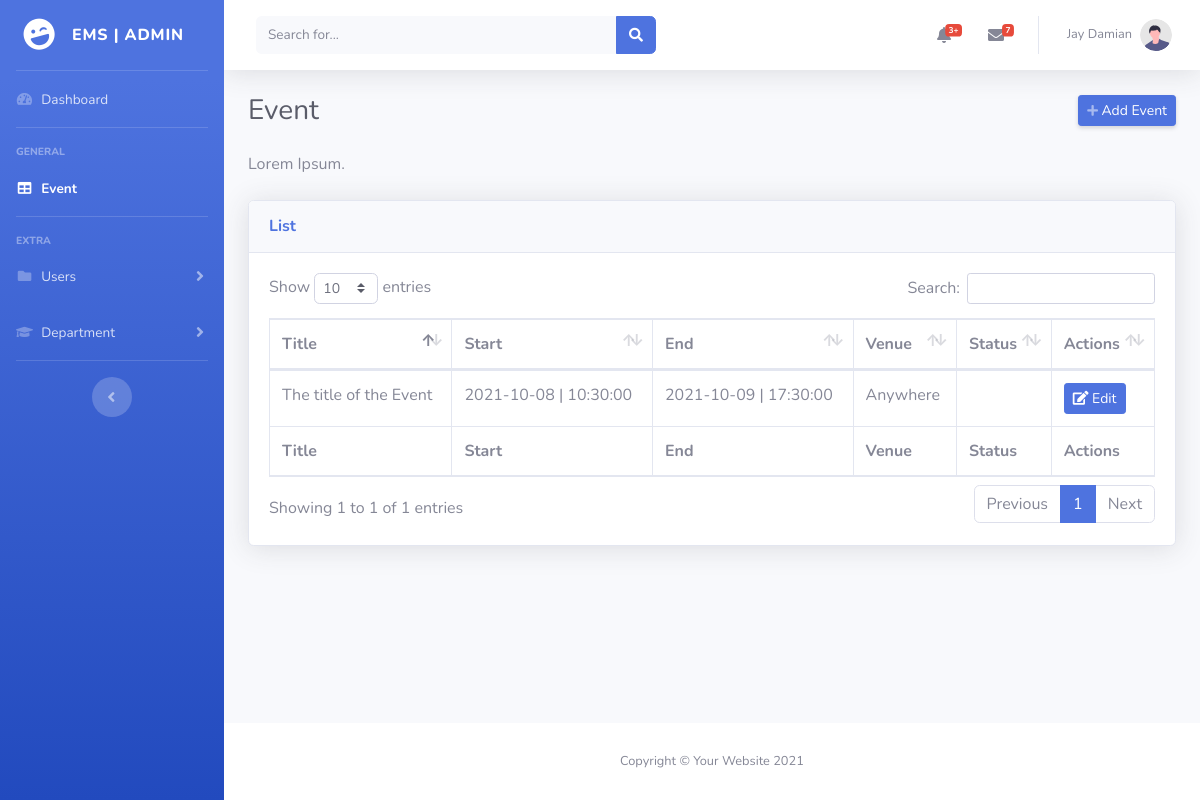
The app's page /admin/event.php (signed in) with its own data.
### tables this page shows
CREATE TABLE `tbl_users` (
  `user_id` int(11) NOT NULL,
  `id_number` varchar(50) NOT NULL,
  `firstname` varchar(200) NOT NULL,
  `middlename` varchar(200) NOT NULL,
  `lastname` varchar(200) NOT NULL,
  `email` varchar(200) NOT NULL,
  `course` varchar(200) NOT NULL,
  `mobile_number` varchar(50) NOT NULL,
  `role` varchar(50) NOT NULL,
  `username` varchar(200) NOT NULL,
  `password` varchar(200) NOT NULL
);

CREATE TABLE `tbl_event` (
  `event_id` int(11) NOT NULL,
  `title` varchar(200) NOT NULL,
  `event_desc` varchar(200) NOT NULL,
  `venue` varchar(200) NOT NULL,
  `date_start` date DEFAULT NULL,
  `date_end` date DEFAULT NULL,
  `time_start` time DEFAULT NULL,
  `time_end` time DEFAULT NULL,
  `status` varchar(200) NOT NULL,
  `user_id` int(11) DEFAULT NULL
);

### include/DbConnection.php (called while the page is built, shortened)
<?php
class DbConnection{
    private $host = 'localhost';
    private $username = 'root';
    private $password = '';
    private $database = 'ems';
    protected $connection;
    public function __construct(){
        if (!isset($this->connection)) {
            $this->connection = new mysqli($this->host, $this->username, $this->password, $this->database);
        }
        return $this->connection;
    }
}

### include/FetchDepartment.php (the view, shortened to what this page needs)
<?php
include_once('DbConnection.php');
class FetchDepartment extends DbConnection{
    public function getDepartmentSidebar(){
        $page = substr($_SERVER["SCRIPT_NAME"],strrpos($_SERVER["SCRIPT_NAME"],"/")+1);
        $sql = "SELECT * FROM tbl_department";
        $query = $this->connection->query($sql);
        if($query->num_rows > 0){
            while($row = $query->fetch_assoc()){
                echo '<a class="collapse-item'; if($page == strtolower($row['department_code']).'.php'){echo ' active';} echo '" href='.strtolower($row['department_code']).'.php?department='.$row['id'].'>'.$row['department_code'].'</a> ';
            }
        }
        else{
            return false;
        }
    }
}

### include/FetchUser.php (called while the page is built, shortened)
<?php
include_once('DbConnection.php');
class FetchUser extends DbConnection{
    public function details($sql){
        $query = $this->connection->query($sql);
        $row = $query->fetch_array();
        return $row;
    }
}

### include/FetchDepartment.php (the view, shortened to what this page needs)
<?php
include_once('DbConnection.php');
class FetchDepartment extends DbConnection{
    public function getDepartmentSidebar(){
        $page = substr($_SERVER["SCRIPT_NAME"],strrpos($_SERVER["SCRIPT_NAME"],"/")+1);
        $sql = "SELECT * FROM tbl_department";
        $query = $this->connection->query($sql);
        if($query->num_rows > 0){
            while($row = $query->fetch_assoc()){
                echo '<a class="collapse-item'; if($page == strtolower($row['department_code']).'.php'){echo ' active';} echo '" href='.strtolower($row['department_code']).'.php?department='.$row['id'].'>'.$row['department_code'].'</a> ';
            }
        }
        else{
            return false;
        }
    }
}

### admin/include/nav.php (shortened to what this page needs)
<nav class="navbar navbar-expand navbar-light bg-white topbar mb-4 static-top shadow">
    <form
        class="d-none d-sm-inline-block form-inline mr-auto ml-md-3 my-2 my-md-0 mw-100 navbar-search">
        <div class="input-group">
            <input type="text" class="form-control bg-light border-0 small" placeholder="Search for..."
                aria-label="Search" aria-describedby="basic-addon2">
            <div class="input-group-append">
                <button class="btn btn-primary" type="button">
                    <i class="fas fa-search fa-sm"></i>
                </button>
            </div>
        </div>
    </form>
    <ul class="navbar-nav ml-auto">
        <li class="nav-item dropdown no-arrow mx-1">
            <a class="nav-link dropdown-toggle" href="#" id="alertsDropdown" role="button"
                data-toggle="dropdown" aria-haspopup="true" aria-expanded="false">
                <i class="fas fa-bell fa-fw"></i>
                <span class="badge badge-danger badge-counter">3+</span>
            </a>
        </li>
        <li class="nav-item dropdown no-arrow mx-1">
            <a class="nav-link dropdown-toggle" href="#" id="messagesDropdown" role="button"
                data-toggle="dropdown" aria-haspopup="true" aria-expanded="false">
                <i class="fas fa-envelope fa-fw"></i>
                <span class="badge badge-danger badge-counter">7</span>
            </a>
        </li>
        <li class="nav-item dropdown no-arrow">
            <a class="nav-link dropdown-toggle" href="#" id="userDropdown" role="button"
                data-toggle="dropdown" aria-haspopup="true" aria-expanded="false">
                <span class="mr-2 d-none d-lg-inline text-gray-600 small"><?php echo $row['firstname'].' '.$row['lastname']; ?></span>
                <img class="img-profile rounded-circle"
                    src="../img/undraw_profile.svg">
            </a>
        </li>
    </ul>
</nav>

### include/FetchEvent.php (shortened to what this page needs)
<?php
include_once('DbConnection.php');
class FetchEvent extends DbConnection{
    public function getEvents(){
        $sql = "SELECT * FROM tbl_event";
        $query = $this->connection->query($sql);
        if($query->num_rows > 0){
            while($row = $query->fetch_assoc()){
                echo '<tr>
                        <td>'.$row['title'].'</td>
                        <td>'.$row['date_start'].' | '.$row['time_start'].'</td>
                        <td>'.$row['date_end'].' | '.$row['time_end'].'</td>
                        <td>'.$row['venue'].'</td>
                        <td>'.$row['status'].'</td>
                        <td><a href="#" class="btn btn-primary btn-sm"><i class="fas fa-edit"></i> Edit</a></td>
                    </tr>';
            }
        }
        else{
            return false;
        }
    }
}

### css/ems.css (style rules this page uses)
.topbar.navbar-light .navbar-nav .nav-item .nav-link { color: #858796; }

### records on screen
tbl_users: firstname "Jay", lastname "Damian"
tbl_event: title "The title of the Event", date_start "2021-10-08", time_start "10:30:00", date_end "2021-10-09", time_end "17:30:00", venue "Anywhere"
